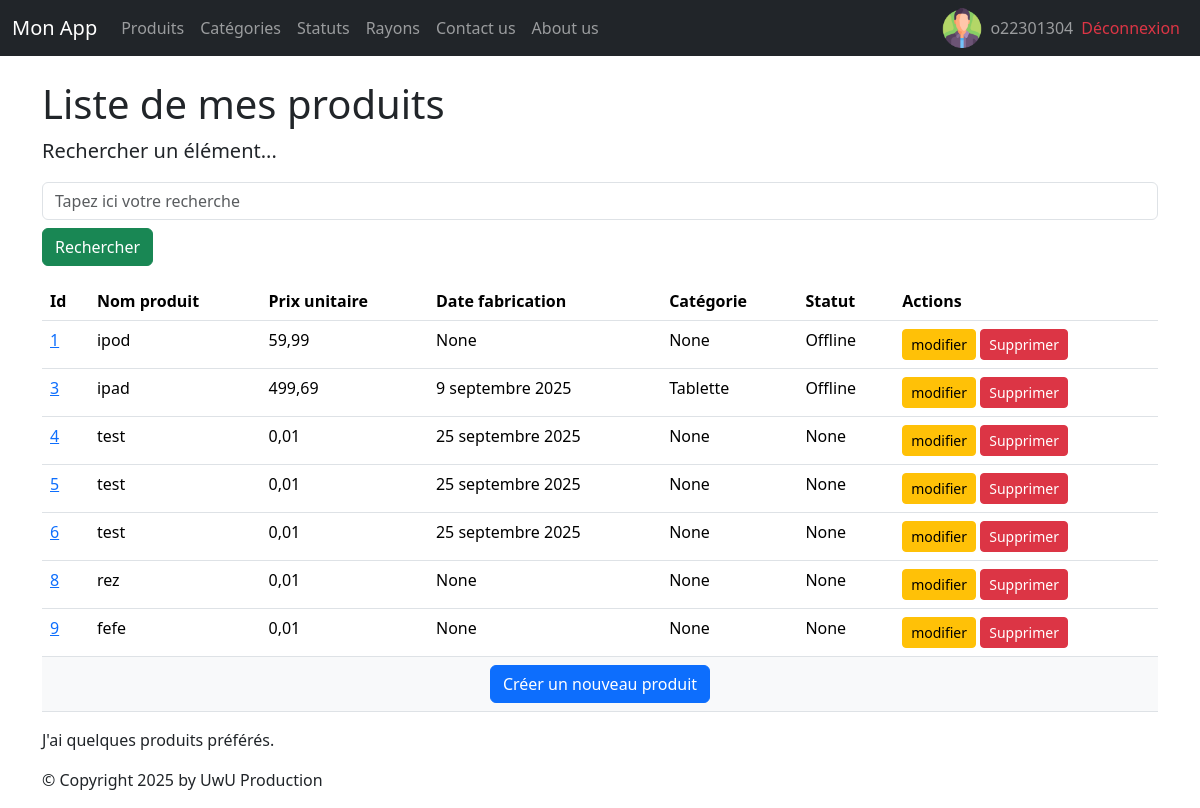
The page /monApp/produits/ (signed in) on the database as committed earlier.
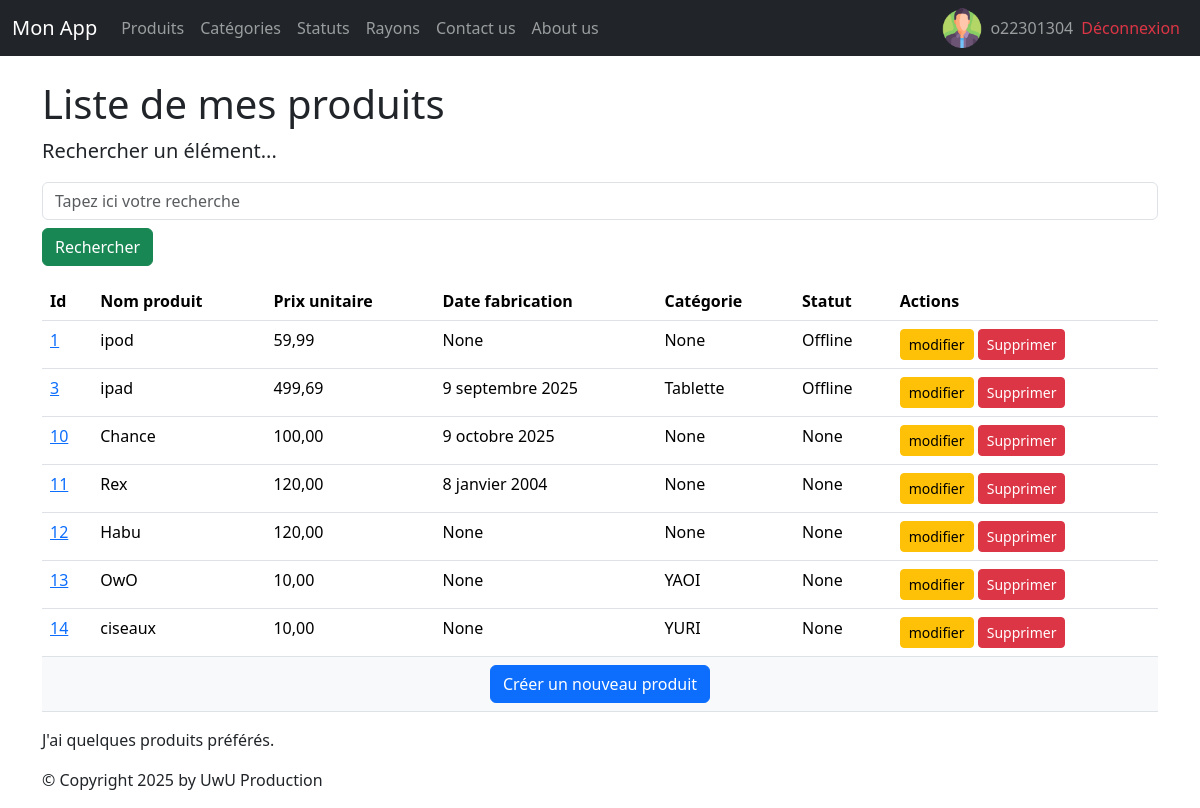
The same page on the database as committed later.
### monApp/models.py (models this page shows, shortened)
class Produit(models.Model):
    refProd = models.AutoField(primary_key=True)
    intituleProd = models.CharField(max_length=200, unique=True)
    prixUnitaireProd = models.DecimalField(max_digits=10, decimal_places=2)
    dateFabProd = models.DateField(null=True, blank=True)
    categorie = models.ForeignKey(Categorie,
                                  on_delete=models.CASCADE,
                                  related_name="produits",
                                  null=True,
                                  blank=True)
    status = models.ForeignKey(Statut, on_delete=models.CASCADE, related_name="produits_status",null=True, blank=True)

class Statut(models.Model):
    idStatus = models.AutoField(primary_key=True)
    libelleStatus = models.CharField(max_length=100)
    def __str__(self):
        return self.libelleStatus

class Categorie(models.Model):
    idCat = models.AutoField(primary_key=True)
    nomCat = models.CharField(max_length=100)
    def __str__(self):
        return self.nomCat

### monApp/views/produit.py (the view)
# urls.py: path('produits/',views.ProduitListView.as_view(), name="lst_prdts"),
class ProduitListView(ListView):
    model = Produit
    template_name = "monApp/list_produits.html"
    context_object_name = "prdts"
    def get_queryset(self ) :
        query = self.request.GET.get('search')
        if query:
            return Produit.objects.filter(intituleProd__icontains=query).select_related('categorie').select_related('status')
        return Produit.objects.select_related('categorie').select_related('status')
    def get_context_data(self, **kwargs):
        context = super(ProduitListView, self).get_context_data(**kwargs)
        context['titremenu'] = "Liste de mes produits"
        return context

### monApp/templates/monApp/list_produits.html
{% extends 'monApp/base.html' %}
{% block menu %}
    <h1>{{titremenu}}</h1>
{% endblock %}
{% block contenu %}
    <p class="lead mb-3 ml-0">Rechercher un élément...</p>
    <form method="GET" action="">
        <input class="form-control" type="text" name="search" placeholder="Tapez ici votre recherche"
        value="{{ request.GET.search }}">
        <button type="submit" class="btn btn-success mt-2">Rechercher</button>
    </form>
    <table class="table">
        <thead>
            <th>Id</th>
            <th>Nom produit</th>
            <th>Prix unitaire</th>
            <th>Date fabrication</th>
            <th>Catégorie</th>
            <th>Statut</th>
            <th>Actions</th>
        </thead>
        <tbody>
        {% for prdt in prdts %}
            <tr>
                <td><a href="{% url 'dtl_prdt' prdt.refProd %}">{{ prdt.refProd }}</a></td>
                <td>{{ prdt.intituleProd }} </td>
                <td>{{ prdt.prixUnitaireProd }} </td>
                <td>{{ prdt.dateFabProd }} </td>
                <td>{{ prdt.categorie }} </td>
                <td>{{ prdt.status }} </td>
                <td>
                    <a href="{% url 'prdt-chng' prdt.refProd %}" class="btn btn-warning btn-sm">modifier</a>
                    <a href="{% url 'dlt-prdt' prdt.refProd %}" class="btn btn-danger btn-sm">Supprimer</a>
                </td>
            </tr>
        {% endfor %}
            <tr>
                <td colspan="8" class="text-center bg-light">
                    <a href="{% url 'crt-prdt' %}" class="btn btn-primary">
                        Créer un nouveau produit
                    </a>
                </td>
            </tr>
        </tbody>
    </table>
    <p>
        J'ai
        {% if prdts|length < 5 %}
        peu de
        {% elif prdts|length < 10 %}
        quelques
        {% else %}
        beaucoup de
        {% endif %}
        produits préférés.
    </p>
{% endblock %}

### monApp/templates/monApp/base.html (shortened to what this page needs)
{% load static %}
<html>
    <head>
        {% block styles %}
            <link rel="stylesheet" href="{% static 'styles.css' %}" />
            {% load django_bootstrap5 %}
            {% bootstrap_css %}
        {% endblock %}
    </head>
    <body>
        {% block nav %}
            <nav class="navbar navbar-expand-md navbar-dark bg-dark mb-4">
    <div class="container-fluid">
        <a class="navbar-brand" href="{% url 'home' %}">Mon App</a>
        <div class="collapse navbar-collapse" id="navbarNav">
            <ul class="navbar-nav me-auto mb-2 mb-md-0">
                <li class="nav-item">
                    <a class="nav-link" href="{% url 'lst_prdts' %}">Produits</a>
                </li>
                <li class="nav-item">
                    <a class="nav-link" href="{% url 'categories' %}">Catégories</a>
                </li>
                <li class="nav-item">
                    <a class="nav-link" href="{% url 'statuts' %}">Statuts</a>
                </li>
                <li class="nav-item">
                    <a class="nav-link" href="{% url 'rayons' %}">Rayons</a>
                </li>
                <li class="nav-item">
                    <a class="nav-link" href="{% url 'contact' %}">Contact us</a>
                </li>
                <li class="nav-item">
                    <a class="nav-link" href="{% url 'about' %}">About us</a>
                </li>
            </ul>
            <ul class="navbar-nav ms-auto mb-2 mb-md-0">
                {% if user.is_authenticated %}
                    <li class="nav-item d-flex align-items-center">
                        <img src="{% static 'img/utilisateur.png' %}" alt="Description" width="40" height="40" class="me-2" />
                        <a class="nav-link p-0">{{ user.username }}</a>
                    </li>
                    <li class="nav-item d-flex align-items-center">
                        <a class="nav-link text-danger" href="{% url 'logout' %}">Déconnexion</a>
                    </li>
                {% endif %}
            </ul>
        </div>
    </div>
</nav>
        {% endblock %}
        <main role="main" class="container top-pushed">
            {% block menu %}
            {% endblock %}
            <div class="jumbotron">
                {% block contenu %}
                {% endblock %}
            </div>
        </main >
        <footer class="footer">
            <div class="container">
                <p>&copy; Copyright {% now "Y" %} by UwU Production</p>
            </div>
        </footer>
    </body>
</html>

### static/styles.css (style rules this page uses)
h1 { color:red }

Rows that differ between the two databases and show on the page:
removed Produit: refProd "4", intituleProd "test", prixUnitaireProd "0,01", dateFabProd "25 septembre 2025", categorie "None", status "None"
removed Produit: refProd "5", intituleProd "test", prixUnitaireProd "0,01", dateFabProd "25 septembre 2025", categorie "None", status "None"
removed Produit: refProd "6", intituleProd "test", prixUnitaireProd "0,01", dateFabProd "25 septembre 2025", categorie "None", status "None"
removed Produit: refProd "8", intituleProd "rez", prixUnitaireProd "0,01", dateFabProd "None", categorie "None", status "None"
removed Produit: refProd "9", intituleProd "fefe", prixUnitaireProd "0,01", dateFabProd "None", categorie "None", status "None"
added Produit: refProd "10", intituleProd "Chance", prixUnitaireProd "100,00", dateFabProd "9 octobre 2025", categorie "None", status "None"
added Produit: refProd "11", intituleProd "Rex", prixUnitaireProd "120,00", dateFabProd "8 janvier 2004", categorie "None", status "None"
added Produit: refProd "12", intituleProd "Habu", prixUnitaireProd "120,00", dateFabProd "None", categorie "None", status "None"
added Produit: refProd "13", intituleProd "OwO", prixUnitaireProd "10,00", dateFabProd "None", categorie "YAOI", status "None"
added Produit: refProd "14", intituleProd "ciseaux", prixUnitaireProd "10,00", dateFabProd "None", categorie "YURI", status "None"
